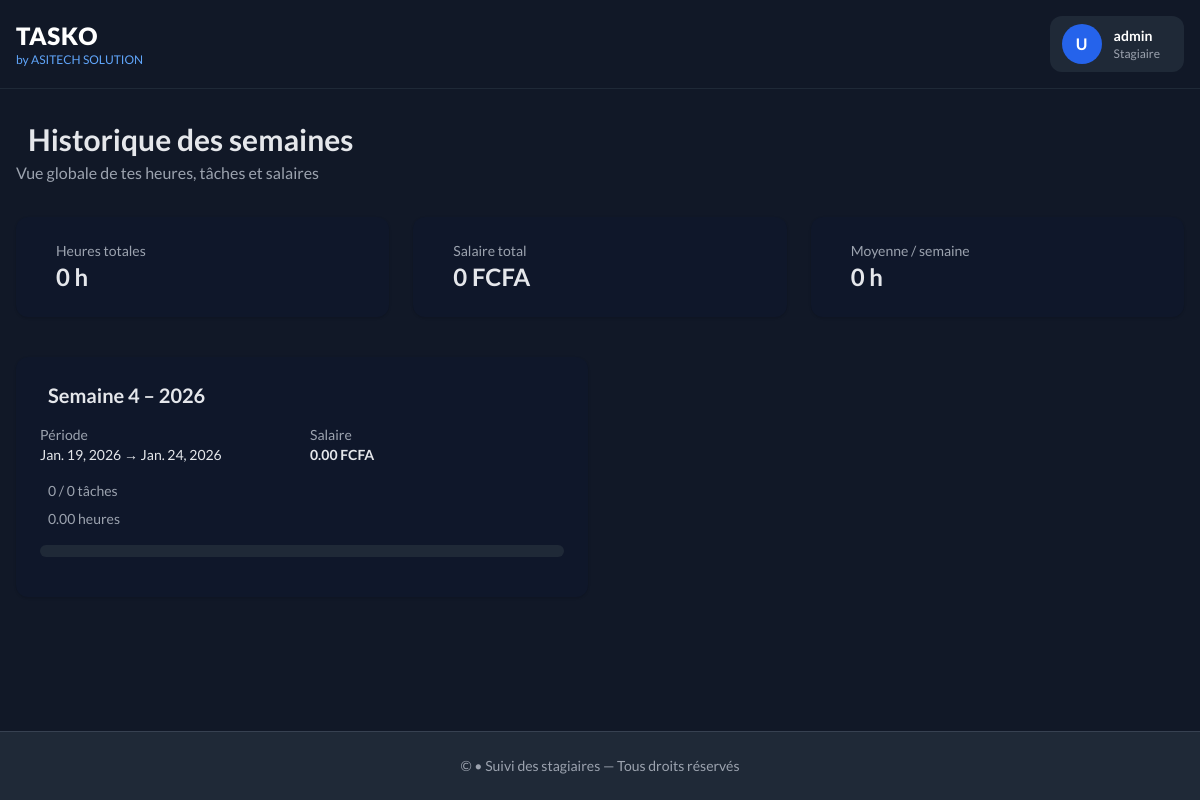
/historique/ (signed in), run on the app's committed database.
### objectifs/models.py (models this page shows, shortened)
class Semaine(models.Model):
    stagiaire = models.ForeignKey(ProfilStagiaire, on_delete=models.CASCADE, related_name='semaines')
    numero_semaine = models.PositiveIntegerField()
    annee = models.PositiveIntegerField()
    date_debut = models.DateField()
    date_fin = models.DateField()
    heures_totales = models.DecimalField(max_digits=6, decimal_places=2, default=0)
    nombre_taches = models.PositiveIntegerField(default=0)
    taches_completees = models.PositiveIntegerField(default=0)
    salaire_calcule = models.DecimalField(max_digits=8, decimal_places=2, default=0)
    commentaire_stagiaire = models.TextField(blank=True)
    commentaire_tuteur = models.TextField(blank=True)
    evaluation_tuteur = models.PositiveIntegerField(
        null=True, blank=True,
        validators=[MinValueValidator(1), MaxValueValidator(5)],
        help_text="Évaluation sur 5"
    )
    date_creation = models.DateTimeField(auto_now_add=True)
    date_modification = models.DateTimeField(auto_now=True)
    class Meta:
        verbose_name = "Semaine"
        verbose_name_plural = "Semaines"
        ordering = ['-annee', '-numero_semaine']
        unique_together = ['stagiaire', 'numero_semaine', 'annee']
        indexes = [
            models.Index(fields=['stagiaire', 'annee', 'numero_semaine']),
        ]
    @property
    def taux_completion(self):
        if self.nombre_taches > 0:
            return (self.taches_completees / self.nombre_taches) * 100
        return 0

### objectifs/views.py (the view)
# urls.py: path('historique/', views.historique_semaines, name='historique_semaines'),
@login_required
def historique_semaines(request):
    profil = request.user.profil_stagiaire
    semaines = Semaine.objects.filter(stagiaire=profil).order_by('-annee', '-numero_semaine')
    total_heures = semaines.aggregate(Sum('heures_totales'))['heures_totales__sum'] or 0
    total_salaire = semaines.aggregate(Sum('salaire_calcule'))['salaire_calcule__sum'] or 0
    moyenne_heures = semaines.aggregate(Avg('heures_totales'))['heures_totales__avg'] or 0
    context = {
        'semaines': semaines,
        'total_heures': total_heures,
        'total_salaire': total_salaire,
        'moyenne_heures': round(moyenne_heures, 2),
    }
    return render(request, 'stagiaires/historique.html', context)

### templates/stagiaires/historique.html (shortened to what this page needs)
{% extends "base.html" %}
{% load static %}
{% block content %}
<div class="px-4 py-8 max-w-7xl mx-auto text-gray-200">
    <div class="mb-8">
        <h1 class="text-3xl font-bold flex items-center gap-3">
            Historique des semaines
        </h1>
        <p class="text-gray-400 mt-1">
            Vue globale de tes heures, tâches et salaires
        </p>
    </div>
    <div class="grid grid-cols-1 md:grid-cols-3 gap-6 mb-10">
        <div class="bg-slate-900 rounded-xl p-6 shadow">
            <div class="flex items-center gap-4">
                <div>
                    <p class="text-gray-400 text-sm">Heures totales</p>
                    <p class="text-2xl font-bold">{{ total_heures }} h</p>
                </div>
            </div>
        </div>
        <div class="bg-slate-900 rounded-xl p-6 shadow">
            <div class="flex items-center gap-4">
                <div>
                    <p class="text-gray-400 text-sm">Salaire total</p>
                    <p class="text-2xl font-bold">{{ total_salaire }} FCFA</p>
                </div>
            </div>
        </div>
        <div class="bg-slate-900 rounded-xl p-6 shadow">
            <div class="flex items-center gap-4">
                <div>
                    <p class="text-gray-400 text-sm">Moyenne / semaine</p>
                    <p class="text-2xl font-bold">{{ moyenne_heures }} h</p>
                </div>
            </div>
        </div>
    </div>
    <div class="grid grid-cols-1 lg:grid-cols-2 gap-6">
        {% for semaine in semaines %}
        <div class="bg-slate-900 rounded-xl p-6 shadow hover:shadow-xl transition">
            <div class="flex justify-between items-center mb-4">
                <h3 class="text-xl font-bold flex items-center gap-2">
                    Semaine {{ semaine.numero_semaine }} – {{ semaine.annee }}
                </h3>
            </div>
            <div class="grid grid-cols-2 gap-4 text-sm mb-4">
                <div>
                    <p class="text-gray-400">Période</p>
                    <p>{{ semaine.date_debut }} → {{ semaine.date_fin }}</p>
                </div>
                <div>
                    <p class="text-gray-400">Salaire</p>
                    <p class="font-semibold">{{ semaine.salaire_calcule }} FCFA</p>
                </div>
            </div>
            <div class="space-y-2 mb-4 text-sm text-gray-400">
                <p>
                    {{ semaine.taches_completees }} / {{ semaine.nombre_taches }} tâches
                </p>
                <p>
                    {{ semaine.heures_totales }} heures
                </p>
            </div>
            <div class="w-full bg-gray-800 rounded-full h-3 mb-4">
            </div>
        </div>
        {% empty %}
        <p class="text-gray-400 col-span-full text-center">
            Aucune semaine enregistrée.
        </p>
        {% endfor %}
    </div>
</div>
{% endblock %}

### templates/includes/header.html (shortened to what this page needs)
<header class="bg-gray-900 border-b border-gray-800 sticky top-0 z-50">
  <div class="max-w-7xl mx-auto px-4 py-4 flex items-center justify-between">
    <div class="flex items-center gap-4">
      <div class="leading-tight">
        <h1 class="text-2xl font-black text-white tracking-wide">
          TASKO
        </h1>
        <p class="text-xs text-blue-400">
        by ASITECH SOLUTION
        </p>
      </div>
    </div>
    {% if user.is_authenticated %}
    <div class="relative">
      <button id="userMenuBtn"
        class="flex items-center gap-3 bg-gray-800 hover:bg-gray-700 transition px-3 py-2 rounded-xl focus:outline-none">
        {% if profil.photo %}
        <img src="{{ profil.photo.url }}"
             class="w-10 h-10 rounded-full object-cover border border-gray-600">
        {% else %}
        <div class="w-10 h-10 rounded-full bg-blue-600 flex items-center justify-center font-bold text-white">
          {{ user.first_name.0|default:"U" }}{{ user.last_name.0|default:"" }}
        </div>
        {% endif %}
        <div class="hidden md:block text-left">
          <p class="text-sm font-semibold text-white">
            {{ profil.nom_complet|default:user.username }}
          </p>
          <p class="text-xs text-gray-400">
            {{ profil.domaine_specialisation|default:"Stagiaire" }}
          </p>
        </div>
      </button>
    </div>
    {% endif %}
  </div>
</header>

### templates/base.html (style rules this page uses)
body { font-family: 'Lato', sans-serif; }

### data on the page
Semaine: numero_semaine "4", annee "2026", date_debut "Jan. 19, 2026", date_fin "Jan. 24, 2026", salaire_calcule "0.00", taches_completees "0", nombre_taches "0", heures_totales "0.00"

### other printed values
{{ user.first_name.0|default:"U" }} "U"
{{ profil.nom_complet|default:user.username }} "admin"
{{ profil.domaine_specialisation|default:"Stagiaire" }} "Stagiaire"
{{ total_heures }} "0"
{{ total_salaire }} "0"
{{ moyenne_heures }} "0"
